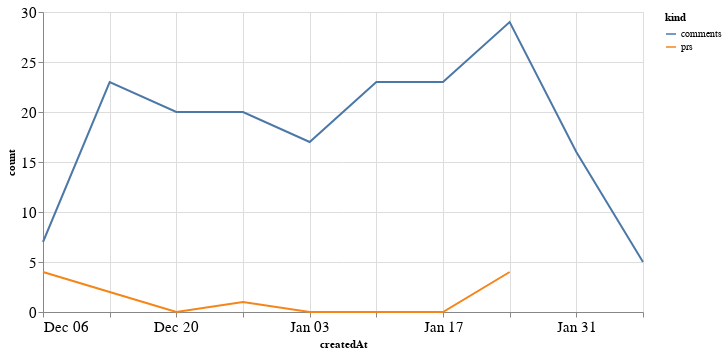

The notebook cell this image was saved under:
### Code cell
alt.Chart(total_time, width=600).mark_line().encode(
    x='createdAt',
    y='count',
    color='kind'
)

### Figure 1 — Vega-Lite specification as saved in the notebook (floating-point values rounded to 4 significant figures)
{"config": {"axisLeft": {"labelFontSize": 15}, "axisBottom": {"labelFontSize": 15}}, "data": {"name": "data-b38762f63bf0962b2307ff269aada735"}, "mark": "line", "encoding": {"color": {"type": "nominal", "field": "kind"}, "x": {"type": "temporal", "field": "createdAt"}, "y": {"type": "quantitative", "field": "count"}}, "width": 600, "$schema": "https://vega.github.io/schema/vega-lite/v4.8.1.json", "datasets": {"data-b38762f63bf0962b2307ff269aada735": [{"createdAt": "2020-12-06T00:00:00", "kind": "prs", "count": 4.0}, {"createdAt": "2020-12-13T00:00:00", "kind": "prs", "count": 2.0}, {"createdAt": "2020-12-20T00:00:00", "kind": "prs", "count": 0.0}, {"createdAt": "2020-12-27T00:00:00", "kind": "prs", "count": 1.0}, {"createdAt": "2021-01-03T00:00:00", "kind": "prs", "count": 0.0}, {"createdAt": "2021-01-10T00:00:00", "kind": "prs", "count": 0.0}, {"createdAt": "2021-01-17T00:00:00", "kind": "prs", "count": 0.0}, {"createdAt": "2021-01-24T00:00:00", "kind": "prs", "count": 4.0}, {"createdAt": "2021-01-31T00:00:00", "kind": "prs", "count": null}, {"createdAt": "2021-02-07T00:00:00", "kind": "prs", "count": null}, {"createdAt": "2020-12-06T00:00:00", "kind": "comments", "count": 7.0}, {"createdAt": "2020-12-13T00:00:00", "kind": "comments", "count": 23.0}, {"createdAt": "2020-12-20T00:00:00", "kind": "comments", "count": 20.0}, {"createdAt": "2020-12-27T00:00:00", "kind": "comments", "count": 20.0}, {"createdAt": "2021-01-03T00:00:00", "kind": "comments", "count": 17.0}, {"createdAt": "2021-01-10T00:00:00", "kind": "comments", "count": 23.0}, {"createdAt": "2021-01-17T00:00:00", "kind": "comments", "count": 23.0}, {"createdAt": "2021-01-24T00:00:00", "kind": "comments", "count": 29.0}, {"createdAt": "2021-01-31T00:00:00", "kind": "comments", "count": 16.0}, {"createdAt": "2021-02-07T00:00:00", "kind": "comments", "count": 5.0}]}}
